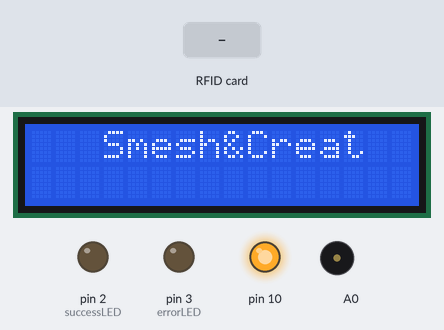
Recording of a sketch running on a simulated Arduino Uno, built with avr-gcc and run on an emulated ATmega328P. On the bench: 16×2 character LCD, output pins drawn as LEDs (lit = HIGH), buzzer (waves = sounding). Inputs (shaded band) come from the test bench. WiFi joins after 1.5 s; servers stay silent unless stated; uploads are accepted with an empty reply; what the sketch prints to the serial monitor is not drawn.

Above: at 2.8 s.
2.9 s: RFID card 00 00 00 00 held to the reader
At 3.22 s:
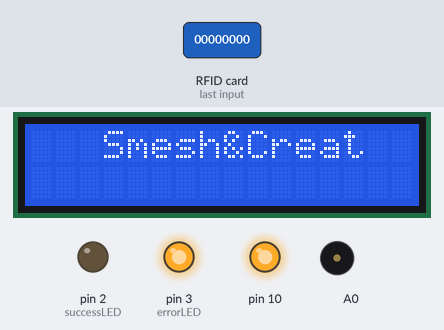
At 4.4 s:
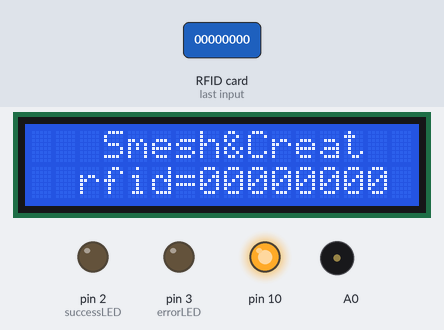
4.9 s: RFID card 5E 7A 19 C4 held to the reader
At 6.1 s:
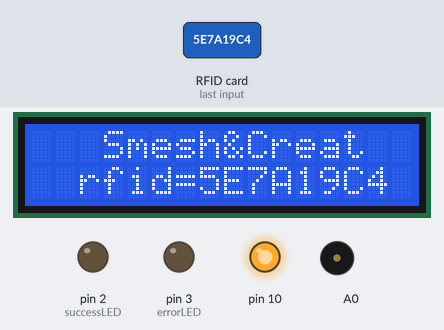
Timing chart, 0 to 7.9 s (numbered marks = the images above; inputs shaded):
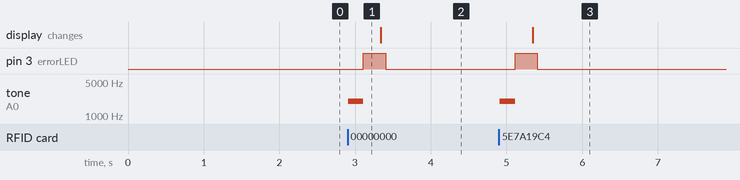

Measured:
- after the input at 2.9 s, pin 3 (errorLED): LOW → HIGH after 0.21 s, → LOW 0.29 s later; tone on A0: silent → 2000 Hz at once, → silent 0.20 s later
- after the input at 4.9 s, pin 3 (errorLED): LOW → HIGH after 0.21 s, → LOW 0.29 s later; tone on A0: silent → 2000 Hz at once, → silent 0.20 s later; the display: changes after 0.44 s (image 3)

The sketch:

Smeshono_Creativno.ino
```cpp
#include <SPI.h>
#include <MFRC522.h>
#include <Ethernet.h>
#include <Wire.h>
#include <LiquidCrystal_I2C.h>


LiquidCrystal_I2C lcd(0x27,16,2);


byte mac[] = { 0xDE, 0xAD, 0xBE, 0xEF, 0xFE, 0xEF };
char server[] = "rfid.nudl.kz";
 char rfid[] = "00000000";

const byte successLED = 2;
const byte errorLED    = 3;

#define RST_PIN         9          // Configurable, see typical pin layout above
#define SS_1_PIN        8         // Configurable, take a unused pin, only HIGH/LOW required, must be diffrent to SS 2
#define NR_OF_READERS   1

byte ssPins[] = {SS_1_PIN};

MFRC522 mfrc522[NR_OF_READERS];   // Create MFRC522 instance.
IPAddress ip(192, 168, 0, 177);
IPAddress myDns(192, 168, 0, 1);

EthernetClient client;
String data;

unsigned long beginMicros, endMicros;
unsigned long byteCount = 0;
bool printWebData = true;

void setup() {

  lcd.init();
  lcd.backlight();
  lcd.setCursor(3,0);
  lcd.print("Smesh&Creat");

  pinMode(errorLED, OUTPUT);
  pinMode(successLED, OUTPUT);

  Serial.begin(9600); // Initialize serial communications with the PC
  while (!Serial);    // Do nothing if no serial port is opened (added for Arduinos based on ATMEGA32U4)

  SPI.begin();        // Init SPI bus

  for (uint8_t reader = 0; reader < NR_OF_READERS; reader++) {
    mfrc522[reader].PCD_Init(ssPins[reader], RST_PIN); // Init each MFRC522 card
    Serial.print(F("Reader "));
    Serial.print(reader);
    Serial.print(F(": "));
    mfrc522[reader].PCD_DumpVersionToSerial();
  }

  if (Ethernet.begin(mac) == 0) {
    Serial.println("Failed to configure Ethernet using DHCP");
    // Check for Ethernet hardware present
    if (Ethernet.hardwareStatus() == EthernetNoHardware) {
      Serial.println("Ethernet shield was not found.  Sorry, can't run without hardware. :(");
      while (true) {
        delay(1); // do nothing, no point running without Ethernet hardware
      }
    }
    if (Ethernet.linkStatus() == LinkOFF) {
      Serial.println("Ethernet cable is not connected.");
    }
    // try to congifure using IP address instead of DHCP:
    Ethernet.begin(mac, ip, myDns);
  } else {
    Serial.print("  DHCP assigned IP ");
    Serial.println(Ethernet.localIP());
  }
}


void loop() {

  int len = client.available();
  if (len > 0) {
    byte buffer[80];
    if (len > 80) len = 80;
    client.read(buffer, len);
    if (printWebData) {
      //Serial.println("####>");
      //Serial.write(buffer, len); // show in the serial monitor (slows some boards)
      if(strstr(buffer, "[\"Success\"]")>0){
        Serial.println("?????????");
        digitalWrite(successLED, HIGH);
        digitalWrite(errorLED, LOW);
        tone(A0, 3000);
        delay(200);
        noTone(A0);
        delay(2000);
      }
      //Serial.println("<####");
    }
    byteCount = byteCount + len;
  }

  digitalWrite(successLED, LOW);
  digitalWrite(errorLED, LOW);

  for (uint8_t reader = 0; reader < NR_OF_READERS; reader++) {
    if (mfrc522[reader].PICC_IsNewCardPresent() && mfrc522[reader].PICC_ReadCardSerial()) {
      tone(A0, 2000);
      delay(200);
      noTone(A0);
//      digitalWrite(successLED, HIGH);
      digitalWrite(errorLED, HIGH);
      dump_byte_array(mfrc522[reader].uid.uidByte, mfrc522[reader].uid.size);
      sendPOST(rfid);
      lcd.clear();
      lcd.setCursor(3,0);
      lcd.print("Smesh&Creat");
      lcd.setCursor(2,1);
      lcd.print(rfid);

      mfrc522[reader].PICC_HaltA();
      mfrc522[reader].PCD_StopCrypto1();

    }
  }
}

void dump_byte_array(byte *buffer, byte bufferSize) {
//  for (byte i = 0; i < bufferSize; i++) {
sprintf(rfid ,"rfid=%02X%02X%02X%02X", buffer[0], buffer[1], buffer[2], buffer[3]);
Serial.println(rfid);

//  }
}


void sendPOST(String post){

//  delay(1000);
  Serial.print("connecting to ");
  Serial.print(server);
  Serial.println("...");

  data = post;
  // if you get a connection, report back via serial:
  if (client.connect(server, 80)) {
    Serial.print("connected to ");
    Serial.println(client.remoteIP());
    // Make a HTTP request:
    client.println("POST /enter HTTP/1.1");
    client.println("Host: rfid.nudl.kz");
    client.println("Cache-Control : no-cache");
    client.println("Pragma: no-cache");
    client.println("Content-Type: application/x-www-form-urlencoded");
    client.print("Content-Length: ");
    client.println(data.length());
    client.println();
    client.print(data);
    client.println();
    client.println("Connection: close");
    client.println();
  } else {
    // if you didn't get a connection to the server:
    Serial.println("connection failed");
  }
  beginMicros = micros();


}
```
